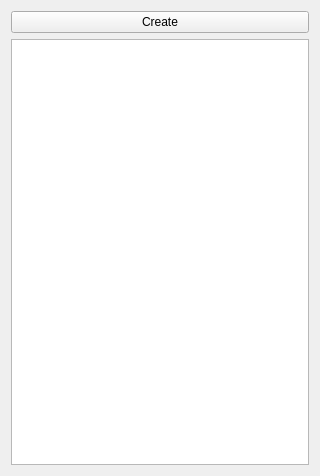
<?xml version="1.0" encoding="UTF-8"?>
<ui version="4.0">
 <class>AlbumListView</class>
 <widget class="QWidget" name="AlbumListView">
  <property name="geometry">
   <rect>
    <x>0</x>
    <y>0</y>
    <width>320</width>
    <height>476</height>
   </rect>
  </property>
  <property name="windowTitle">
   <string>Form</string>
  </property>
  <layout class="QVBoxLayout" name="verticalLayout">
   <item>
    <layout class="QHBoxLayout" name="frame">
     <item>
      <widget class="QPushButton" name="createAlbumButton">
       <property name="text">
        <string>Create</string>
       </property>
       <property name="icon">
        <iconset>
         <normaloff>res/icons/album-add.png</normaloff>res/icons/album-add.png</iconset>
       </property>
      </widget>
     </item>
    </layout>
   </item>
   <item>
    <widget class="QListView" name="albumList"/>
   </item>
  </layout>
 </widget>
 <resources/>
 <connections/>
</ui>
